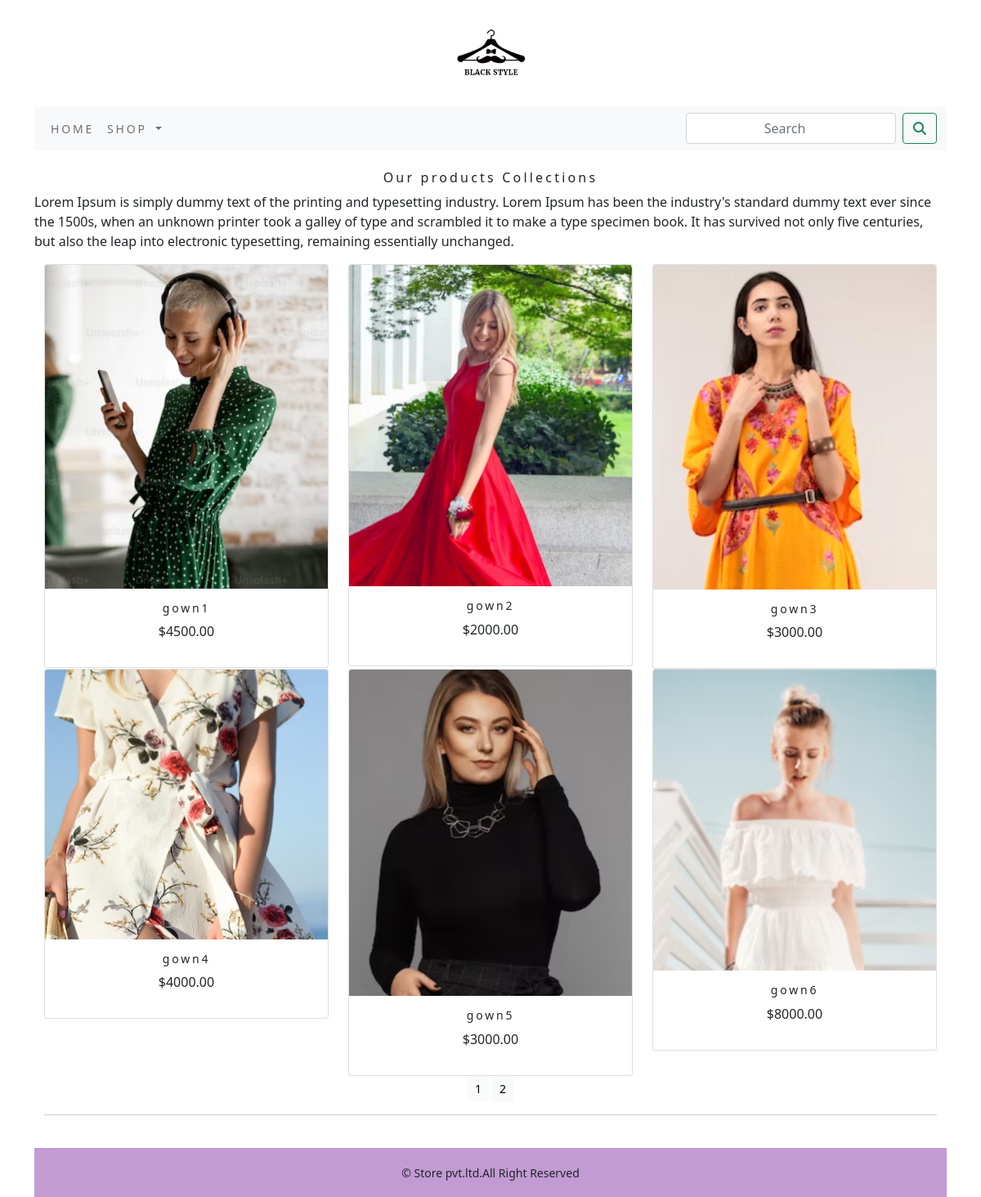
The app's page /shop/ with its own data.
### shop/models.py (models this page shows, shortened)
class Product(models.Model):
    name = models.CharField(max_length=250, unique=True)
    slug = models.SlugField(max_length=250, unique=True)
    description = models.TextField(blank=True)
    price = models.DecimalField(max_digits=10, decimal_places=2)
    category = models.ForeignKey(Category, on_delete=models.CASCADE)
    image = models.ImageField(upload_to='product', blank=True)
    stock = models.IntegerField()
    available = models.BooleanField(default=True)
    created = models.DateTimeField(auto_now_add=True)
    updated = models.DateTimeField(auto_now=True)
    class Meta:
        ordering = ('name',)
        verbose_name = 'product'
        verbose_name_plural = 'products'
    def get_url(self):
        return reverse('shop:prodCatdetail', args=[self.category.slug, self.slug])

### shop/views.py (the view)
# urls.py: path('', views.allProdCat, name='allProdCat'),
def allProdCat(request, c_slug=None):
    c_page = None
    products_list = None
    if c_slug != None:
        c_page = get_object_or_404(Category, slug=c_slug)
        products_list = Product.objects.all().filter(category=c_page, available=True)
    else:
        products_list = Product.objects.all().filter(available=True)
        paginator = Paginator(products_list, 6)
        try:
            page = int(request.GET.get('page', '1'))
        except:
            page = 1
        try:
            products_list = paginator.page(page)
        except(EmptyPage, InvalidPage):
            products_list = paginator.page(paginator.num_pages)
    return render(request, "category.html", {'category': c_page, 'products_list': products_list})

### cart/context_processors.py (called while the page is built)
def counter(request):
    item_count = 0
    if 'admin' in request.path:
        return {}
    else:
        try:
            cart = Cart.objects.filter(cart_id=_cart_id(request))
            cart_items = CartItem.objects.all().filter(cart=cart[:1])
            for cart_items in cart_items:
                item_count += cart_items.quantity
        except Cart.DoesNotExist:
            item_count = 0
    return dict(item_count=item_count)

### cart/views.py (called while the page is built)
def _cart_id(request):
    cart = request.session.session_key
    if not cart:
        cart = request.session.create()
    return cart

### shop/context_processors.py (called while the page is built)
def menu_links(request):
    links = Category.objects.all()
    return dict(links=links)

### shop/models.py (called while the page is built)
    def get_url(self):
        return reverse('shop:products_by_category', args=[self.slug])

### templates/category.html (shortened to what this page needs)
{% extends 'base.html' %}
{% load static %}
{% block content %}
<div class="mx_auto">
    {% if category %}
         <img class="my_image" src="{{category.image.url}}"  style="width:1200px;" alt="{{category.name}}">
</div>
    <br>
<div>
            <h1 class="text-center my_title">{{category.name}}</h1>
            <p class="text-justify">{{category.description}}</p>
</div>
    {% else %}
<br>
<div>
    <h1 class="text-center my_title">Our products Collections</h1>
    <p class="text-justify">Lorem Ipsum is simply dummy text of the printing and typesetting industry. Lorem Ipsum has been the industry's standard dummy text ever since the 1500s, when an unknown printer took a galley of type and scrambled it to make a type specimen book. It has survived not only five centuries, but also the leap into electronic typesetting, remaining essentially unchanged.</p>
</div>
{% endif %}
<div class="container">
    <div class="row mx_auto">
        {% for p in products_list.object_list %}
        <div class="my_bottom_margi col-9 col-sm-12 col-md-4  col-lg-4 " >
            <div class="card text-center " style="min-width:18em;">
            <a href="{{p.get_url}}"><img class="card-img-top my_image "src="{{p.image.url}}" alt="{{p.name}}"></a>
            <div class="card-body">
                <h4>{{p.name}}</h4>
                 <p>${{p.price}}</p>
            </div>
            </div>
        </div>
        {% endfor %}
    </div>
    <div class="mx-auto">
        {% if products_list.paginator.num_pages > 1 %}
        <div class="text-center">
            {% for pg in products_list.paginator.page_range %}
                <a href="?page={{pg}}" class="btn btn-light btn-sm {% if products_list.number == pg %} active {% endif %} ">{{pg}}</a>
            {% endfor %}
        </div>
        {% endif %}<hr>
    </div>
    <br>
</div>
{% endblock %}

### templates/base.html (shortened to what this page needs)
{% load static %}
<!DOCTYPE html>
<html lang="en">
<head>
    <link rel="stylesheet"href="{% static 'css/custom.css' %}">
    <link rel="stylesheet" href="https://cdn.jsdelivr.net/npm/@fortawesome/fontawesome-free@5.15.4/css/fontawesome.min.css">
     <link href="https://cdn.jsdelivr.net/npm/bootstrap@5.0.2/dist/css/bootstrap.min.css" rel="stylesheet">
</head>
<body>
<div class="container">
    {% include 'header.html' %}
    {% include 'navbar.html' %}
{% block content %}
{% endblock %}
</div>
{% include 'footer.html' %}
</body>
</html>

### templates/header.html
{% load static %}
<header>
    <center>
        <a href="{% url 'shop:allProdCat' %}"></a> <img src="{% static 'img/logo.png' %}" alt="logimage" width="130px" height="130px">
    </center>
</header>

### templates/navbar.html (shortened to what this page needs)
<nav class="navbar navbar-expand-lg navbar-light bg-light">
  <div class="container-fluid">
    <div class="collapse navbar-collapse" id="navbarSupportedContent">
      <ul class="navbar-nav me-auto mb-2 mb-lg-0">
        <li class="nav-item active">
        <a class="nav-link" href="{% url 'shop:allProdCat' %}">Home</a>
        </li>
        <li class="nav-item dropdown {% if 'shop' in request.path %} active {% endif %} ">
        <a class="nav-link dropdown-toggle" href="#" id="navbarDropdown" role="button" data-bs-toggle="dropdown" aria-haspopup="true" aria-expanded="false">
          Shop
        </a>
      </li>
      </ul>
        <form class="d-flex" action="{% url 'search_app:SearchResult' %}" method="get">
        <input class="form-control me-2 " type="search" placeholder="Search" aria-label="Search">
        <button class="btn btn-outline-success" type="submit"><i class="fa-solid fa-magnifying-glass"></i></button>
      </form>
    </div>
  </div>
</nav>

### templates/footer.html
<div class="footer navbar-fixed-bottom my_footer">
  <p class="text-center">&copy; Store pvt.ltd.All Right Reserved</p>
</div>

### static/css/custom.css (style rules this page uses)
body { font-family: 'Nunito Sans', sans-serif; }
.nav-item { letter-spacing: .2em; font-size :14px; text-transform :uppercase; }
.form-control { text-align:center; }
.my_footer { background-color:#C39BD3; height:60px; }
.my_footer p { padding-top: 20px; font-size:14px }
.my_image { width:100% height:auto; }
.my_title { text_transform:uppercase; font-size:16px; letter-spacing:.2em; }
.card-body h4 { font-size:14px; text_transform:uppercase; letter-spacing:.2em; }

### records on screen
Product: image (picture), name "gown1", price "4500.00"
Product: image (picture), name "gown2", price "2000.00"
Product: image (picture), name "gown3", price "3000.00"
Product: image (picture), name "gown4", price "4000.00"
Product: image (picture), name "gown5", price "3000.00"
Product: image (picture), name "gown6", price "8000.00"

### other values on screen
{{ pg }} "1" "2"
